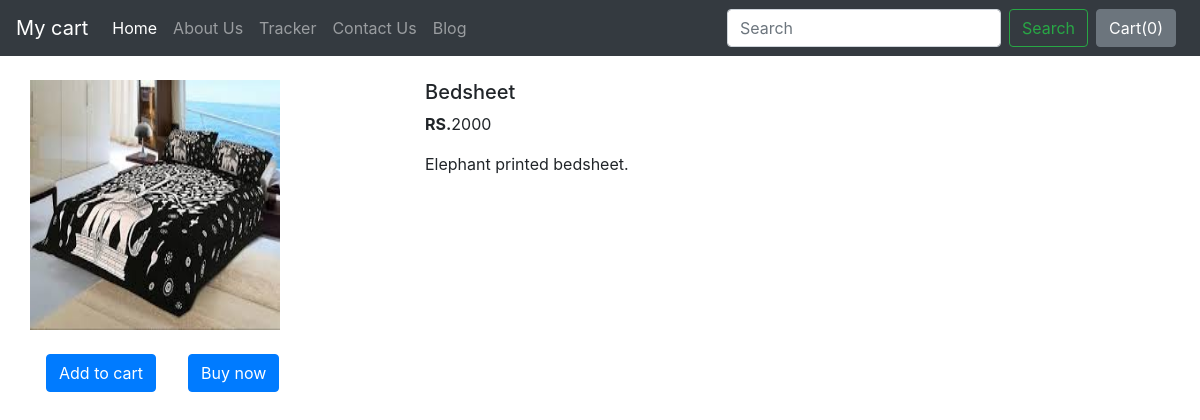
The app's page /shop/productview/2 with its own data.
### shop/models.py (models this page shows)
class Product(models.Model):
    product_id = models.AutoField
    product_name = models.CharField(max_length=50)
    category = models.CharField(max_length=50, default="")
    subcategory = models.CharField(max_length=50, default="")
    desc = models.CharField(max_length=300)
    price = models.IntegerField(default=0)
    pub_date = models.DateField()
    img = models.ImageField(upload_to='shop/images', default="")
    def __str__(self):
        return self.product_name

### shop/views.py (the view)
# urls.py: path('productview/<int:id>',views.prodview,name='Product View'),
def prodview(request, id):
    product = Product.objects.filter(id=id)
    print(product)
    return render(request, 'shop/prodview.html', {'product': product[0]})

### shop/templates/shop/prodview.html (shortened to what this page needs)
{% extends 'shop/basic.html' %}
{% block body %}
<div class="container my-4">
    <div class="row">
        <div class="col-md-4">
            <div class="row">
                <img src="/media/{{product.img}}" width="250px" height="250px">
            </div>
            <div class = "row  my-4"  >
                <button class="btn btn-primary mx-3  ">Add to cart</button>
                <a href="/shop/checkout/"><button class="btn btn-primary mx-3 ">Buy now</button></a>
            </div>
        </div>
        <div class="col-md-8">
            <h5>{{product.product_name}}</h5>
            <p><b>RS.</b>{{product.price}}</p>
            <p>{{product.desc}}</p>
        </div>
    </div>
</div>
{% endblock %}

### records on screen
Product: img (picture), product_name "Bedsheet", price "2000", desc "Elephant printed bedsheet."
